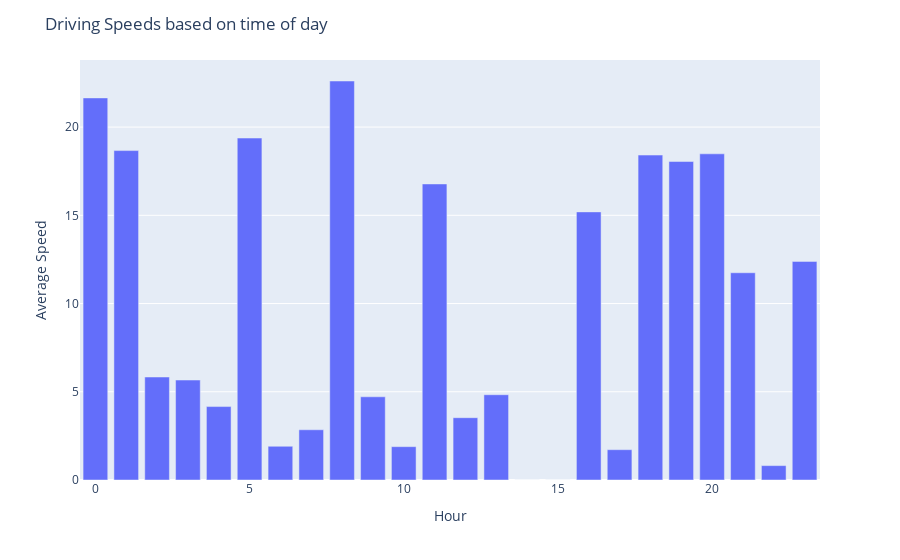

The code cell stored with this chart in its notebook:
### Code cell
avg_speed_by_hour = df.groupby( 'hour')['speed'].mean()
print(avg_speed_by_hour)

unique_hours = df['hour'].unique()
min_speed = df['speed'].min()
max_speed = df['speed'].max()

min_hour = df['hour'].min()
max_hour = df['hour'].max()
def create_plot(data):
    fig = px.bar(data, unique_hours, avg_speed_by_hour)
    
    fig.update_layout(title='Driving Speeds based on time of day')
    fig.update_xaxes(title_text='Hour')

    fig.update_yaxes(title_text='Average Speed')
    fig.show()
create_plot(df)

### Figure 1 — Plotly figure (JSON) as saved in the notebook; plotly's stock layout.template omitted (floating-point values rounded to 4 significant figures)
{"data": [{"alignmentgroup": "True", "hovertemplate": "x=%{x}<br>y=%{y}<extra></extra>", "legendgroup": "", "marker": {"color": "#636efa", "pattern": {"shape": ""}}, "name": "", "offsetgroup": "", "orientation": "v", "showlegend": false, "textposition": "auto", "type": "bar", "x": [14, 15, 6, 13, 9, 16, 8, 11, 12, 7, 17, 22, 10, 3, 4, 18, 5, 19, 23, 20, 21, 2, 0, 1], "xaxis": "x", "y": [0, 0, 1.912, 4.833, 4.715, 15.19, 22.61, 16.78, 3.531, 2.846, 1.718, 0.8155, 1.889, 5.666, 4.161, 18.41, 19.38, 18.05, 12.39, 18.48, 11.74, 5.836, 21.65, 18.67], "yaxis": "y"}], "layout": {"barmode": "relative", "legend": {"tracegroupgap": 0}, "margin": {"t": 60}, "title": {"text": "Driving Speeds based on time of day"}, "xaxis": {"anchor": "y", "domain": [0, 1], "title": {"text": "Hour"}}, "yaxis": {"anchor": "x", "domain": [0, 1], "title": {"text": "Average Speed"}}}}
